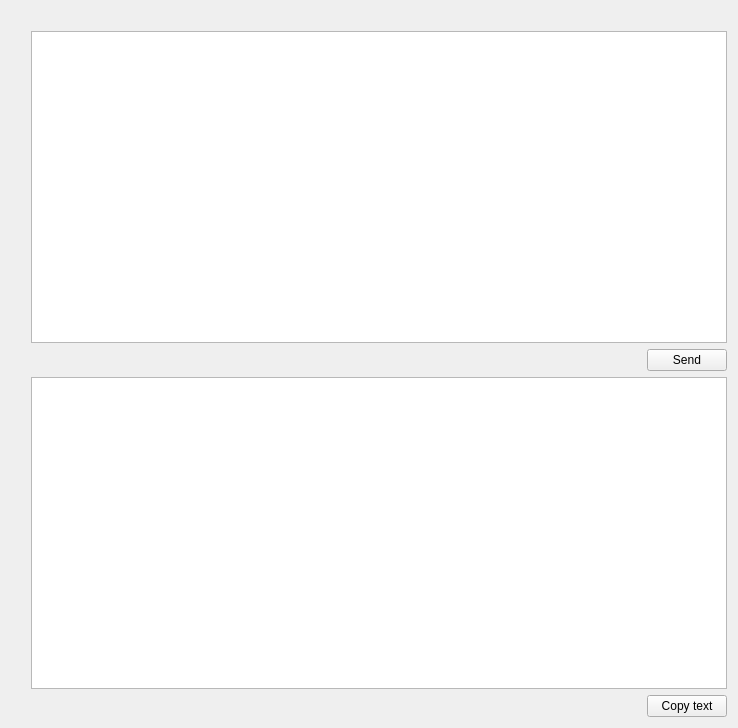
<?xml version="1.0" encoding="UTF-8"?>
<ui version="4.0">
 <class>Form</class>
 <widget class="QWidget" name="Form">
  <property name="geometry">
   <rect>
    <x>0</x>
    <y>0</y>
    <width>738</width>
    <height>728</height>
   </rect>
  </property>
  <property name="windowTitle">
   <string>Form</string>
  </property>
  <layout class="QGridLayout" name="gridLayout">
   <item row="3" column="1" colspan="2">
    <widget class="QTextEdit" name="textEdit_2"/>
   </item>
   <item row="2" column="2">
    <widget class="QPushButton" name="sendButton">
     <property name="text">
      <string>Send</string>
     </property>
    </widget>
   </item>
   <item row="3" column="0">
    <spacer name="verticalSpacer">
     <property name="orientation">
      <enum>Qt::Vertical</enum>
     </property>
     <property name="sizeHint" stdset="0">
      <size>
       <width>20</width>
       <height>40</height>
      </size>
     </property>
    </spacer>
   </item>
   <item row="1" column="1" colspan="2">
    <widget class="QTextEdit" name="textEdit"/>
   </item>
   <item row="7" column="1">
    <spacer name="horizontalSpacer">
     <property name="orientation">
      <enum>Qt::Horizontal</enum>
     </property>
     <property name="sizeHint" stdset="0">
      <size>
       <width>40</width>
       <height>20</height>
      </size>
     </property>
    </spacer>
   </item>
   <item row="7" column="2">
    <widget class="QPushButton" name="copyButton">
     <property name="text">
      <string>Copy text</string>
     </property>
    </widget>
   </item>
   <item row="0" column="1">
    <widget class="QLabel" name="ip_label">
     <property name="text">
      <string/>
     </property>
    </widget>
   </item>
  </layout>
 </widget>
 <resources/>
 <connections/>
</ui>
